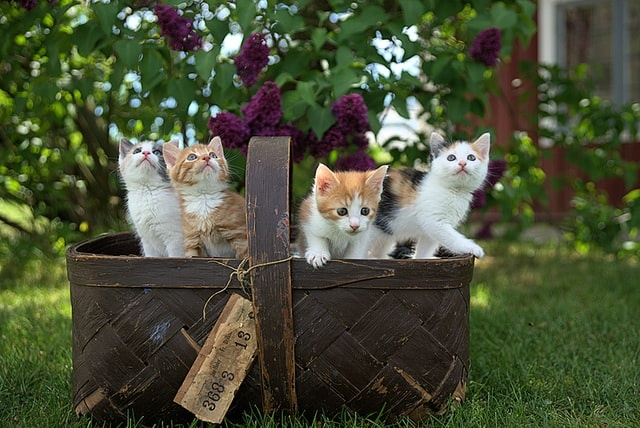
#> input picture final_project/streamlit/images/cats.jpg, 640 x 428 px, found by its file name
$ python thresh.py
#> lines starting #> are read from the running program, lines starting #| are printed output that depends on the picture; after the words box and inside, x2 and y2 are one past the last pixel; in counts of white or black regions, pixels touching at a corner belong together
import cv2 as cv
import numpy as np

img = cv.imread('Photos/cats.jpg')
#> img is the input picture: shape (428, 640, 3); mean B, G, R 55.8, 80.9, 74.5
cv.imshow('Cats',img)

# thresholded img is binary, first set gray.

gray = cv.cvtColor(img, cv.COLOR_BGR2GRAY)
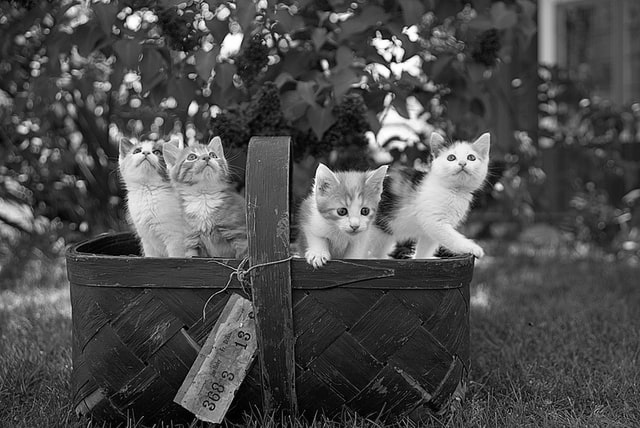
#> gray: shape (428, 640); min 0, max 255, mean 76.1
cv.imshow('Gray',gray)


# Simple Thresholding
threshold, binary_img = cv.threshold(gray,150,255,cv.THRESH_BINARY)
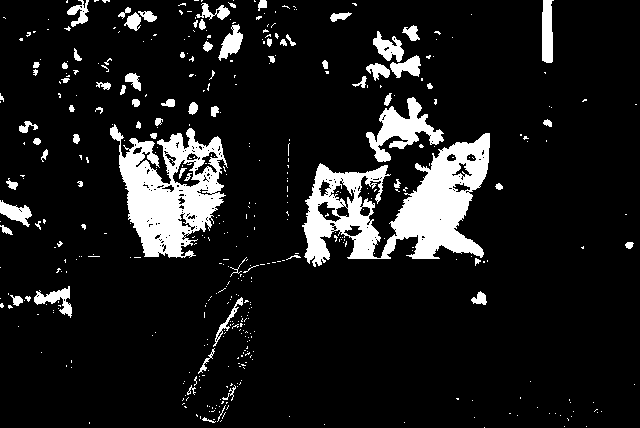
#> binary_img: shape (428, 640); 10.9% white; 447 white regions (371 under 20 px), largest, box (x1, y1, x2, y2) and area: (302, 133, 490, 267) 11159, (110, 124, 228, 258) 8174, (366, 97, 444, 162) 1966
cv.imshow('Binary_img',binary_img)


threshold, thresh_inv = cv.threshold(gray,150,255,cv.THRESH_BINARY_INV)
cv.imshow('Binary_img_inv',thresh_inv)

#Adaptive thresholding,

adaptive_thresh = cv.adaptiveThreshold(gray,255,cv.ADAPTIVE_THRESH_GAUSSIAN_C, cv.THRESH_BINARY,11,3)
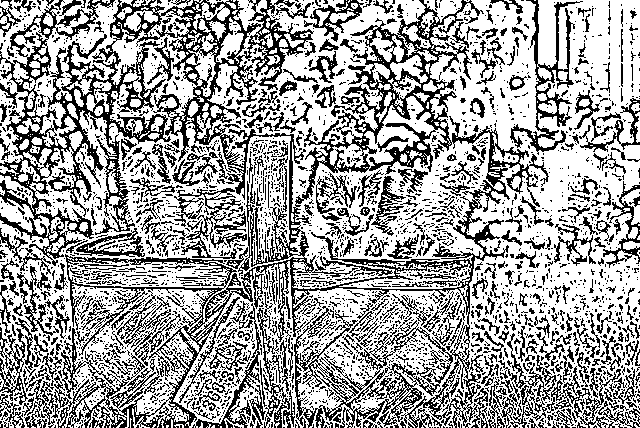
#> adaptive_thresh: shape (428, 640); 63.6% white; black in thin lines or dots
cv.imshow('Adaptive_thresholding', adaptive_thresh)


cv.waitKey(0)
